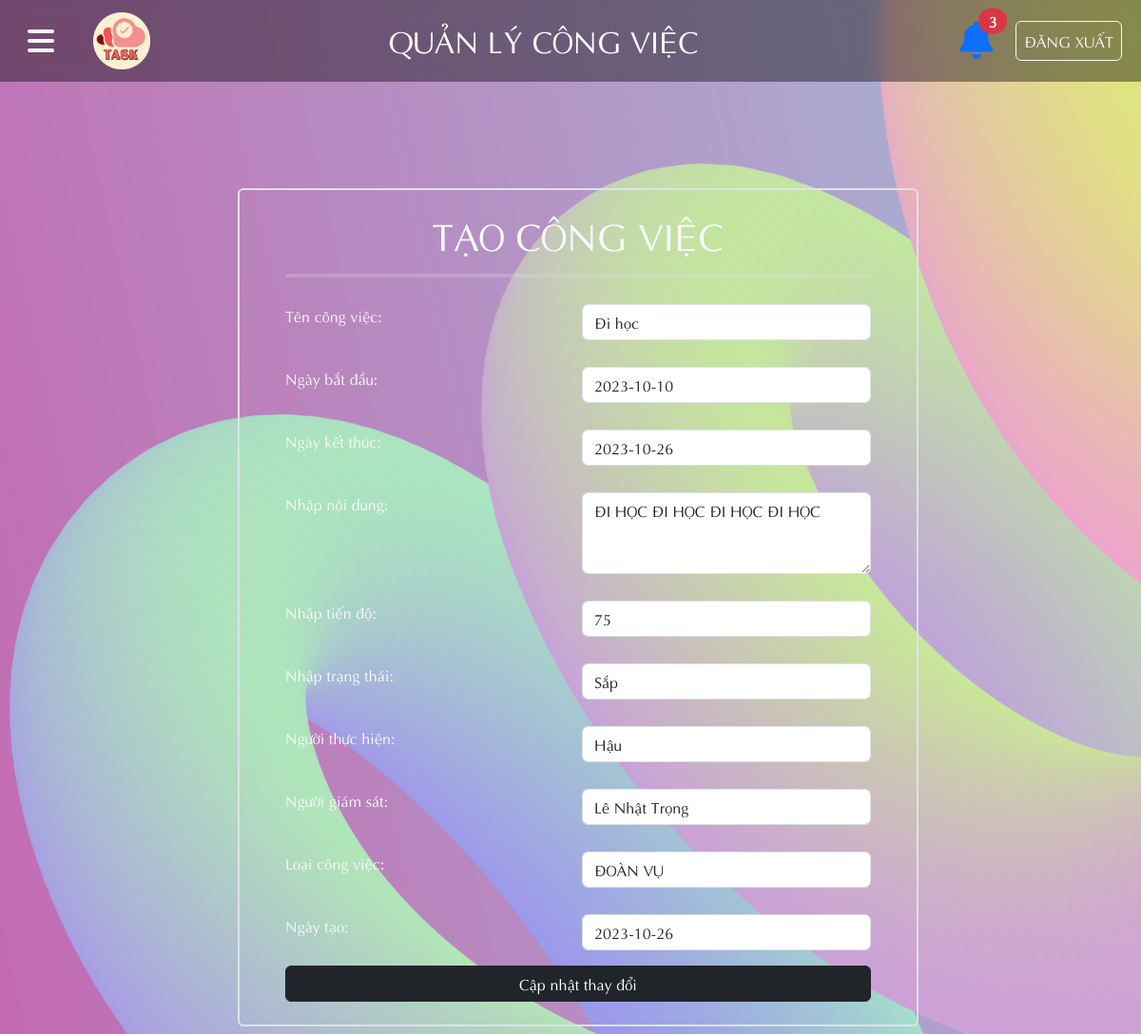
/Admin/ad_congviec_sua.php?sua_ma=3, run on an earlier commit of the app's database.
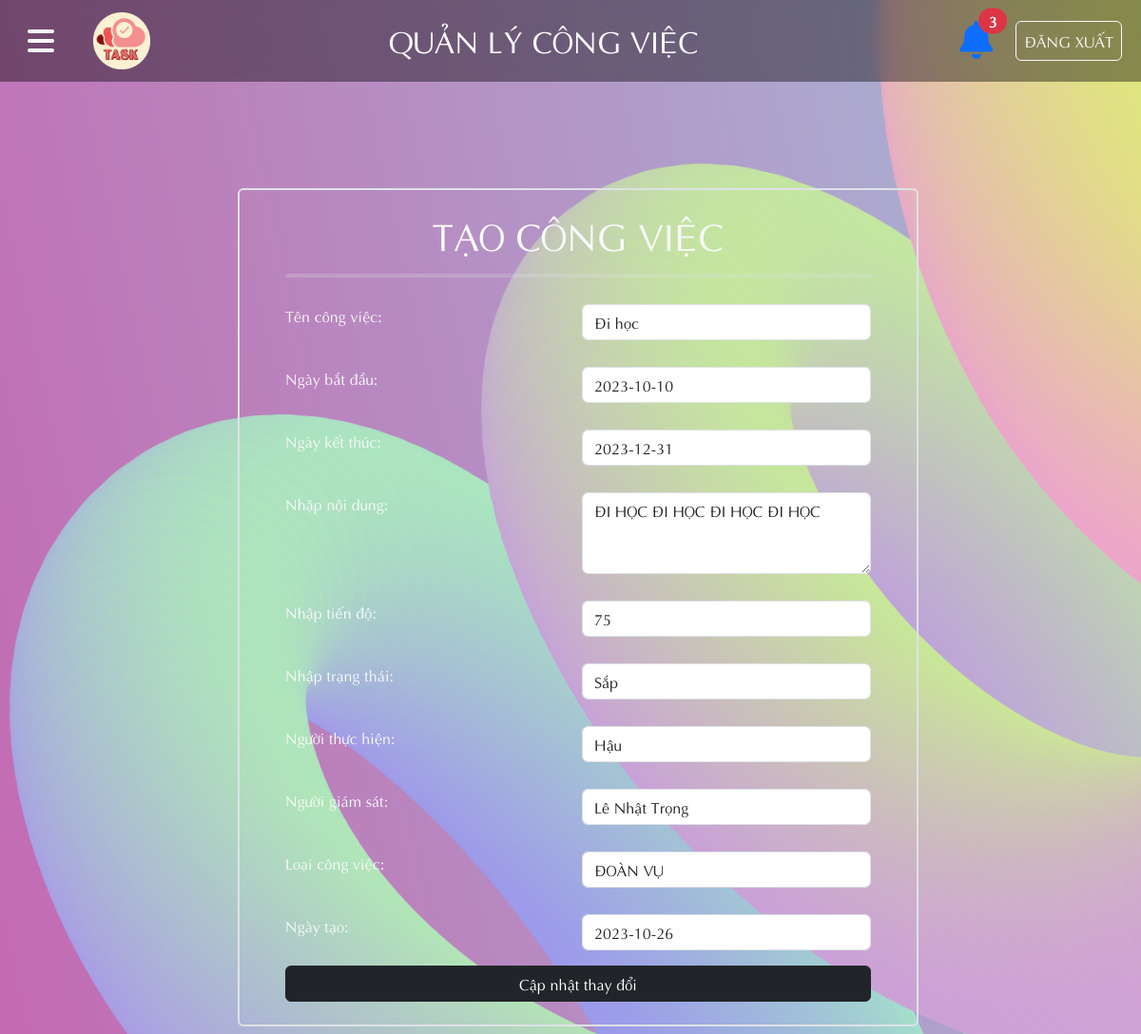
And on a later commit of the database.
### tables this page shows
CREATE TABLE `congviec` (
  `CV_MA` int(10) NOT NULL,
  `CV_TEN` varchar(50) NOT NULL,
  `CV_NGAYBATDAU` date NOT NULL,
  `CV_NGAYKETTHUC` date NOT NULL,
  `CV_NOIDUNG` text NOT NULL,
  `CV_TIENDO` varchar(50) NOT NULL,
  `CV_TRANGTHAICV` varchar(50) NOT NULL,
  `CV_NGAYTAO` date NOT NULL,
  `CV_NTH` int(10) NOT NULL,
  `CV_NGS` int(10) NOT NULL,
  `LCV_MA` int(10) NOT NULL
);

CREATE TABLE `nguoidung` (
  `ND_MA` int(10) NOT NULL,
  `ND_HOTEN` varchar(50) NOT NULL,
  `ND_NGAYSINH` date NOT NULL,
  `ND_DIACHI` varchar(50) NOT NULL,
  `ND_SDT` varchar(10) NOT NULL,
  `ND_EMAIL` varchar(50) NOT NULL,
  `ND_MSCB` int(10) NOT NULL,
  `ND_MATKHAU` varchar(32) NOT NULL
);

CREATE TABLE `loaicongviec` (
  `LCV_MA` int(10) NOT NULL,
  `LCV_TEN` varchar(50) NOT NULL
);

### Admin/ad_congviec_sua.php (the view, shortened to what the changed rows need)
<?php
include_once './ad_thongbao.php';
$ma = $_GET['sua_ma'];
$query_congviec = "SELECT * FROM congviec WHERE CV_MA='$ma'";
$ds_congviec = mysqli_query($conn, $query_congviec);
$congviec = mysqli_fetch_array($ds_congviec);
?>
<!DOCTYPE html>
<html lang="en">
<head>
    <link href="../styles/style.css?v=<?php echo time(); ?>" rel="stylesheet" type="text/css" />
    <link href="https://cdn.jsdelivr.net/npm/bootstrap@5.3.2/dist/css/bootstrap.min.css" rel="stylesheet"
>
    <link rel="stylesheet" href="https://cdnjs.cloudflare.com/ajax/libs/font-awesome/6.4.2/css/all.min.css">
</head>
<body>
    <main>
        <div class="form_center">
            <form id="form" name="form" method="post" onsubmit="return validateForm()" class="form">
                <div class="container p-5 py-4 m-2 border border-2 rounded">
                    <h1 class="text-light text-center">TẠO CÔNG VIỆC</h1>
                    <div class="row p-2 my-1 rounded">
                        <div class="col p-1 ">
                            <input class="form-control" type="text" placeholder="Nhập tên công việc" name="ten" id="ten" value="<?php echo $congviec['CV_TEN'];?> ">
                        </div>
                    </div>
                    <div class="row p-2 my-1 rounded">
                        <div class="col p-1 ">
                            <input class="form-control" type="" placeholder="Điền ngày bắt đầu công việc" name="ngaybatdau" id="ngaybatdau" value="<?php echo $congviec['CV_NGAYBATDAU'];?> ">
                        </div>
                    </div>
                    <div class="row p-2 my-1 rounded">
                        <div class="col p-1 ">
                            <input class="form-control" type="" name="ngayketthuc" id="ngayketthuc" value="<?php echo $congviec['CV_NGAYKETTHUC'];?> ">
                        </div>
                    </div>
                    <div class="row p-2 my-1 rounded">
                        <div class="col p-1 ">
                            <textarea class="form-control" name="noidung" id="noidung" rows="3"><?php echo $congviec['CV_NOIDUNG'];?></textarea>
                        </div>
                    </div>
                    <div class="row p-2 my-1 rounded">
                        <div class="col p-1 ">
                            <input type="number" min="0" max="100" class="form-control" name="tiendo" id="tiendo" rows="3" value=<?php echo $congviec['CV_TIENDO'];?>></input>
                        </div>
                    </div>
                    <div class="row p-2 my-1 rounded">
                        <div class="col p-1 ">
                            <select class="form-control" name="nguoithuchien">
                                <?php
                                $query_nguoidung = "SELECT * FROM nguoidung";
$ds_nguoidung = mysqli_query($conn, $query_nguoidung);
while ($nguoidung = mysqli_fetch_assoc($ds_nguoidung)):
    ?>
                                <option value="<?php echo $nguoidung['ND_MA'];
    ?>" <?php
if ($nguoidung['ND_MA'] == $congviec['CV_NTH']):
    echo "selected";
endif;
    ?>>
                                    <?php
        echo $nguoidung['ND_HOTEN'];
    ?>
                                </option>
                                <?php
endwhile;
?>
                            </select>
                        </div>
                    </div>
                    <div class="row p-2 my-1 rounded">
                        <div class="col p-1 ">
                            <select class="form-control" name="nguoigiamsat">
                                <?php
                                $query_nguoidung = "SELECT * FROM nguoidung";
$ds_nguoidung = mysqli_query($conn, $query_nguoidung);
while ($nguoidung = mysqli_fetch_assoc($ds_nguoidung)):
    ?>
                                <option value="<?php echo $nguoidung['ND_MA'];
    ?>" <?php
if ($nguoidung['ND_MA'] == $congviec['CV_NGS']):
    echo "selected";
endif;
    ?>>
                                    <?php
        echo $nguoidung['ND_HOTEN'];
    ?>
                                </option>
                                <?php
endwhile;
?>
                            </select>
                        </div>
                    </div>
                    <div class="row p-2 my-1 rounded">
                        <div class="col p-1">
                            <select class="form-control" name="loaicongviec" id="loaicongviec">
                                <?php
                                $query_lcv = "SELECT * FROM loaicongviec";
$ds_congviec = mysqli_query($conn, $query_lcv);
while ($cv = mysqli_fetch_assoc($ds_congviec)):
    ?>
                                <option value="<?php echo $cv['LCV_MA'];
    ?>" <?php
if ($cv['LCV_MA'] == $congviec['LCV_MA']):
    echo "selected";
endif;
    ?>>
                                    <?php
        echo $cv['LCV_TEN'];
    ?>
                                </option>
                                <?php
endwhile;
?>
                            </select>
                        </div>
                    </div>
                    <div class="row p-2 my-1 rounded">
                        <div class="col p-1 ">
                            <input class="form-control" type="" name="ngaytao" id="ngaytao" value="<?php echo $congviec['CV_NGAYTAO'];?> ">
                        </div>
                    </div>
                </div>
            </form>
        </div>
    </main>
</body>
</html>

What changed in the data, as far as the page shows it:
changed congviec "Đi học": ngayketthuc "2023-10-26" → "2023-12-31"
